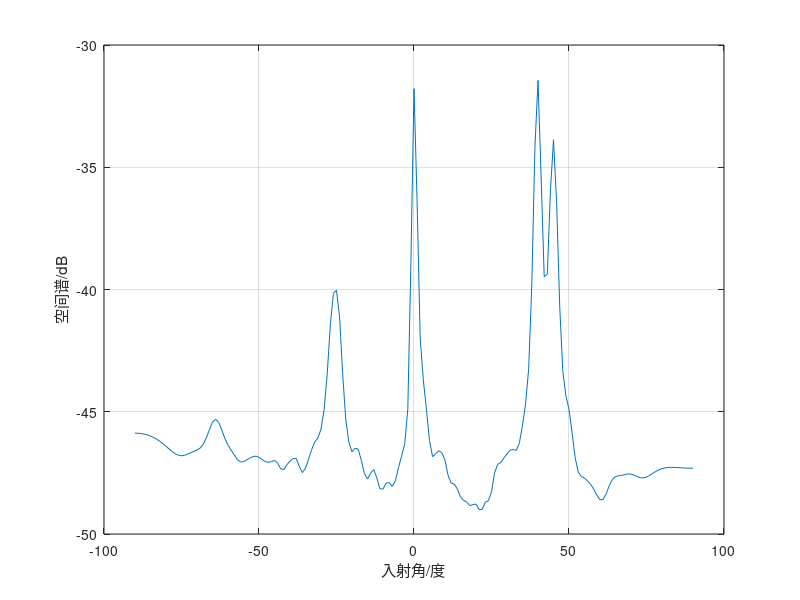

Reproduce this figure in MATLAB.
clc
clear all
close all
%%%%%%%%%%%%%%%% 阵列模型 %%%%%%%%%%%%%
M=12;                                     %阵元数
N=300;                                    %快拍数
ts=0.00125;                               %时域采样间隔
f0=100;                                   %入射信号中心频率
f1=80;                                    %入射信号最低频率
f2=120;                                   %入射信号最高频率
c=3e8;                                    %波速
lambda=c/f0;                              %波长
d=lambda/2;                               %阵元间距
SNR=12;                                   %信噪比
b=pi/180;
theat1=0*b;                               %入射信号波束角1
theat2=40*b;                              %入射信号波束角2
theat3=45*b;
theat4=-25*b;
n=ts:ts:N*ts;
theat=[theat1 theat2 theat3 theat4]';

%%%%%%%%%%%%%%%% 信号处理 %%%%%%%%%%%%%%%%
s1=chirp(n,80,1,120);                      %线性调制
sa=fft(s1,512);                           %FFT变换

s2=chirp(n+0.125,80,1,120);                
sb=fft(s2,512);                           

s3=chirp(n+0.25,80,1,120);
sc=fft(s3,512);

s4=chirp(n+0.375,80,1,120);
sd=fft(s4,512);

%%%%%%%%%%%%%%%%%%%%% ISM算法 %%%%%%%%%%%%%%%%%%
P=1:4;%%%信号数
a=zeros(M,4);
sump=zeros(1,181);
for i=1:N
    f=80+(i-1)*1.25;
    s=[sa(i) sb(i) sc(i) sd(i)]';%%接收信号矩阵
    for m=1:M
        a(m,P)=exp(-1i*2*pi*f*d/c*sin(theat(P))*(m-1))';
    end
    R=a*(s*s')*a';
    [em,zm]=eig(R);
    [zm1,pos1]=max(zm);
    for l=1:2
        [zm2,pos2]=max(zm1);
        zm1(:,pos2)=[];
        em(:,pos2)=[];
    end
    k=1;
    for ii=-90:1:90
        arfa=sin(ii*b)*d/c;
        for iii=1:M
            tao(1,iii)=(iii-1)*arfa;
        end
        A=[exp(-1i*2*pi*f*tao)]';
        p(k)=A'*em*em'*A;
        k=k+1;
    end
    sump=sump+abs(p);
end
pmusic=(1/N)*sump;
pm=1./pmusic;
thetaesti=-90:1:90;
plot(thetaesti,20*log(abs(pm)));
xlabel('入射角/度');
ylabel('空间谱/dB');
grid on
